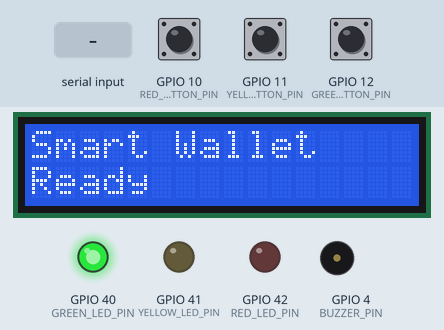
Recording of a program running on a simulated ESP32-S3. Shown: 16×2 character LCD, output pins drawn as LEDs (lit = HIGH), buzzer (waves = sounding, pin HIGH). Inputs (shaded band) come from the test bench; at power-on: GPIO 10 (RED_BUTTON_PIN) HIGH, GPIO 11 (YELLOW_BUTTON_PIN) HIGH, GPIO 12 (GREEN_BUTTON_PIN) HIGH. What the program prints to the serial monitor is not drawn.

Above: at 5.2 s.
5.3 s: GPIO 10 (RED_BUTTON_PIN) pulled LOW for 0.15 s
At 6.8 s:
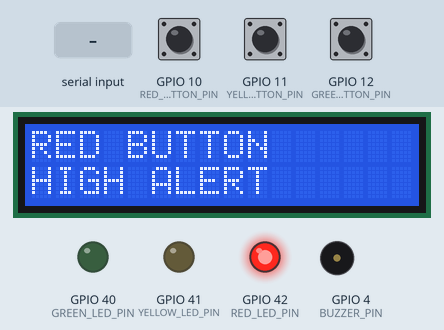
7.3 s: GPIO 11 (YELLOW_BUTTON_PIN) pulled LOW for 0.15 s
At 8.4 s:
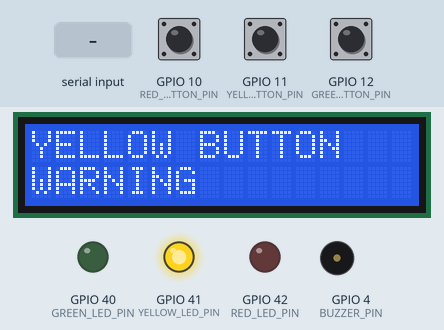
9.1 s: GPIO 12 (GREEN_BUTTON_PIN) pulled LOW for 0.15 s
At 9.7 s:
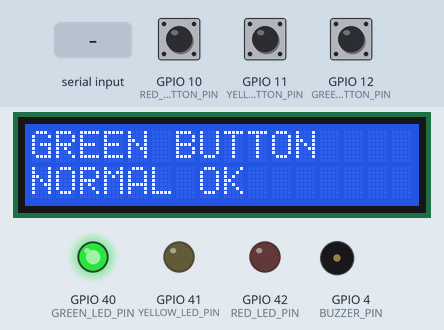
10.7 s: "1" received over Serial
At 12.1 s:
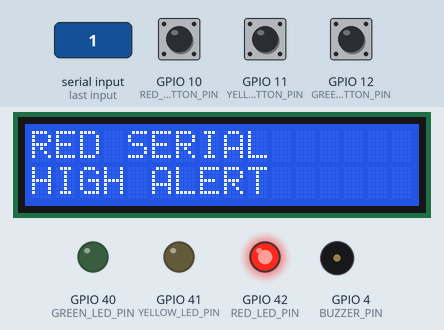
12.7 s: "2" received over Serial
At 13.5 s:
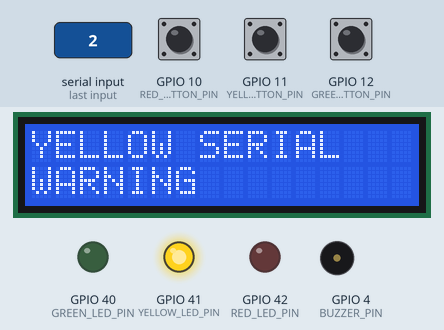
14.4 s: "3" received over Serial
At 14.8 s:
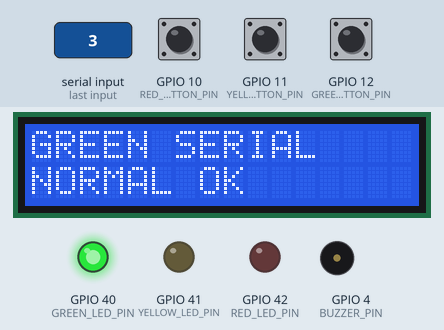
Timing chart, 0 to 16.9 s (numbered marks = the images above; inputs shaded):
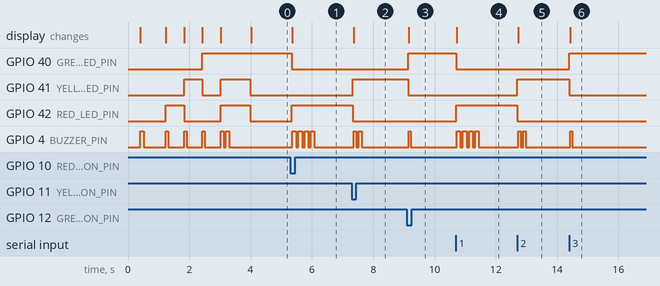

The program:

main.cpp
```cpp
#include <Arduino.h>
#include <Wire.h>
#include <LiquidCrystal_I2C.h>

// Component-test firmware for the Smart Wallet hardware.
//
// Wiring assumed for this test:
// - LCD SDA -> GPIO8, LCD SCL -> GPIO9
// - Buzzer -> GPIO4
// - Red LED -> GPIO5 through a resistor
// - Yellow LED -> GPIO6 through a resistor
// - Green LED -> GPIO7 through a resistor
// - Red button -> GPIO10 to GND
// - Yellow button -> GPIO11 to GND
// - Green button -> GPIO12 to GND
//
// Buttons use INPUT_PULLUP, so a pressed button reads LOW.
// Change the pin numbers below if your wiring is different.

#define LCD_SDA_PIN 8
#define LCD_SCL_PIN 9
#define LCD_ADDRESS 0x27
#define LCD_COLUMNS 16
#define LCD_ROWS 2

#define BUZZER_PIN 4

#define RED_LED_PIN 42
#define YELLOW_LED_PIN 41
#define GREEN_LED_PIN 40

#define RED_BUTTON_PIN 10
#define YELLOW_BUTTON_PIN 11
#define GREEN_BUTTON_PIN 12

#define DEBOUNCE_MS 35

LiquidCrystal_I2C lcd(LCD_ADDRESS, LCD_COLUMNS, LCD_ROWS);

struct TestChannel {
	const char *name;
	const char *lcdLine;
	uint8_t buttonPin;
	uint8_t ledPin;
	uint16_t beepOnMs;
	uint16_t beepOffMs;
	uint8_t beepCount;
	bool stablePressed;
	bool lastRawPressed;
	unsigned long lastRawChangeMs;
};

TestChannel channels[] = {
	{"RED", "HIGH ALERT", RED_BUTTON_PIN, RED_LED_PIN, 120, 80, 4, false, false, 0},
	{"YELLOW", "WARNING", YELLOW_BUTTON_PIN, YELLOW_LED_PIN, 90, 80, 2, false, false, 0},
	{"GREEN", "NORMAL OK", GREEN_BUTTON_PIN, GREEN_LED_PIN, 60, 60, 1, false, false, 0},
};

const size_t CHANNEL_COUNT = sizeof(channels) / sizeof(channels[0]);

void setAllLeds(bool redOn, bool yellowOn, bool greenOn) {
	digitalWrite(RED_LED_PIN, redOn ? HIGH : LOW);
	digitalWrite(YELLOW_LED_PIN, yellowOn ? HIGH : LOW);
	digitalWrite(GREEN_LED_PIN, greenOn ? HIGH : LOW);
}

void showMessage(const char *line1, const char *line2) {
	lcd.clear();
	lcd.setCursor(0, 0);
	lcd.print(line1);
	lcd.setCursor(0, 1);
	lcd.print(line2);
}

void beep(uint16_t onMs, uint16_t offMs, uint8_t count) {
	for (uint8_t i = 0; i < count; i++) {
		digitalWrite(BUZZER_PIN, HIGH);
		delay(onMs);
		digitalWrite(BUZZER_PIN, LOW);
		if (i + 1 < count) {
			delay(offMs);
		}
	}
}

void showReady() {
	setAllLeds(false, false, true);
	showMessage("Smart Wallet", "Ready");
	Serial.println("STATE: READY");
	Serial.println("Serial: H=high risk, L=low risk, W=warning, R=ready, A=test all, B=buzzer, 0=off");
}

void turnOffOutputs() {
	setAllLeds(false, false, false);
	digitalWrite(BUZZER_PIN, LOW);
	showMessage("Outputs Off", "Send A or press");
	Serial.println("STATE: OUTPUTS_OFF");
}

void runChannelTest(size_t index, const char *source) {
	if (index >= CHANNEL_COUNT) {
		return;
	}

	TestChannel &channel = channels[index];
	setAllLeds(false, false, false);
	digitalWrite(channel.ledPin, HIGH);

	char line1[17];
	snprintf(line1, sizeof(line1), "%s %s", channel.name, source);
	showMessage(line1, channel.lcdLine);

	Serial.print("TEST: ");
	Serial.print(channel.name);
	Serial.print(" from ");
	Serial.println(source);
	if (index == 0) {
		Serial.println("STATE: HIGH_RISK");
	} else if (index == 1) {
		Serial.println("STATE: WARNING");
	} else if (index == 2) {
		Serial.println("STATE: LOW_RISK");
	}

	beep(channel.beepOnMs, channel.beepOffMs, channel.beepCount);
}

void runAllLedTest() {
	Serial.println("TEST: ALL_LEDS");
	showMessage("LED Test", "Red");
	setAllLeds(true, false, false);
	beep(80, 50, 1);
	delay(500);

	showMessage("LED Test", "Yellow");
	setAllLeds(false, true, false);
	beep(80, 50, 1);
	delay(500);

	showMessage("LED Test", "Green");
	setAllLeds(false, false, true);
	beep(80, 50, 1);
	delay(500);

	showMessage("LED Test", "All On");
	setAllLeds(true, true, true);
	beep(100, 70, 2);
	delay(700);

	showReady();
}

void runBuzzerTest() {
	Serial.println("TEST: BUZZER");
	showMessage("Buzzer Test", "Beeping...");
	beep(100, 100, 3);
	showReady();
}

void handleSerialCommand(char command) {
	if (command >= 'a' && command <= 'z') {
		command = command - 'a' + 'A';
	}

	switch (command) {
		case '1':
		case 'H':
			runChannelTest(0, "SERIAL");
			break;
		case '2':
		case 'Y':
		case 'W':
			runChannelTest(1, "SERIAL");
			break;
		case '3':
		case 'G':
		case 'L':
			runChannelTest(2, "SERIAL");
			break;
		case 'R':
			showReady();
			break;
		case 'A':
		case 'T':
			runAllLedTest();
			break;
		case 'B':
			runBuzzerTest();
			break;
		case '0':
		case 'O':
			turnOffOutputs();
			break;
		default:
			break;
	}
}

void updateButtons() {
	unsigned long now = millis();

	for (size_t i = 0; i < CHANNEL_COUNT; i++) {
		TestChannel &channel = channels[i];
		bool rawPressed = digitalRead(channel.buttonPin) == LOW;

		if (rawPressed != channel.lastRawPressed) {
			channel.lastRawPressed = rawPressed;
			channel.lastRawChangeMs = now;
		}

		if ((now - channel.lastRawChangeMs) < DEBOUNCE_MS) {
			continue;
		}

		if (rawPressed != channel.stablePressed) {
			channel.stablePressed = rawPressed;
			if (channel.stablePressed) {
				runChannelTest(i, "BUTTON");
			}
		}
	}
}

void setup() {
	Serial.begin(115200);
	delay(300);

	pinMode(BUZZER_PIN, OUTPUT);
	pinMode(RED_LED_PIN, OUTPUT);
	pinMode(YELLOW_LED_PIN, OUTPUT);
	pinMode(GREEN_LED_PIN, OUTPUT);
	pinMode(RED_BUTTON_PIN, INPUT_PULLUP);
	pinMode(YELLOW_BUTTON_PIN, INPUT_PULLUP);
	pinMode(GREEN_BUTTON_PIN, INPUT_PULLUP);

	digitalWrite(BUZZER_PIN, LOW);
	setAllLeds(false, false, false);

	Wire.begin(LCD_SDA_PIN, LCD_SCL_PIN);
	lcd.init();
	lcd.backlight();

	Serial.println();
	Serial.println("=== Smart Wallet Component Test ===");
	Serial.println("Buttons are active-low: connect each button pin to GND when pressed.");
	Serial.println("Use resistors in series with external LEDs.");

	showMessage("Booting Test", "LCD is working");
	beep(120, 80, 1);
	delay(700);
	runAllLedTest();
}

void loop() {
	while (Serial.available() > 0) {
		handleSerialCommand(Serial.read());
	}

	updateButtons();
	delay(5);
}
```

Measured:
- after the input at 5.3 s, GPIO 40 (GREEN_LED_PIN): HIGH → LOW at once; GPIO 42 (RED_LED_PIN): LOW → HIGH at once; GPIO 4 (BUZZER_PIN): alternates HIGH for 0.12 s and LOW for 0.08 s, 8 changes in all, then stays LOW, starting after 0.06 s; the display: changes after 0.06 s (image 1)
- after the input at 7.3 s, GPIO 41 (YELLOW_LED_PIN): LOW → HIGH at once; GPIO 42 (RED_LED_PIN): HIGH → LOW at once; GPIO 4 (BUZZER_PIN): alternates HIGH for 0.09 s and LOW for 0.08 s, 4 changes in all, then stays LOW, starting after 0.06 s; the display: changes after 0.06 s (image 2)
- after the input at 9.1 s, GPIO 40 (GREEN_LED_PIN): LOW → HIGH at once; GPIO 41 (YELLOW_LED_PIN): HIGH → LOW at once; GPIO 4 (BUZZER_PIN): LOW → HIGH after 0.06 s, → LOW 0.06 s later; the display: changes after 0.06 s (image 3)
- after the input at 10.7 s, GPIO 40 (GREEN_LED_PIN): HIGH → LOW at once; GPIO 42 (RED_LED_PIN): LOW → HIGH at once; GPIO 4 (BUZZER_PIN): alternates HIGH for 0.12 s and LOW for 0.08 s, 8 changes in all, then stays LOW, starting at once; the display: changes at once (image 4)
- after the input at 12.7 s, GPIO 41 (YELLOW_LED_PIN): LOW → HIGH at once; GPIO 42 (RED_LED_PIN): HIGH → LOW at once; GPIO 4 (BUZZER_PIN): alternates HIGH for 0.09 s and LOW for 0.08 s, 4 changes in all, then stays LOW, starting at once; the display: changes at once (image 5)
- after the input at 14.4 s, GPIO 40 (GREEN_LED_PIN): LOW → HIGH at once; GPIO 41 (YELLOW_LED_PIN): HIGH → LOW at once; GPIO 4 (BUZZER_PIN): LOW → HIGH at once, → LOW 0.06 s later; the display: changes at once (image 6)
